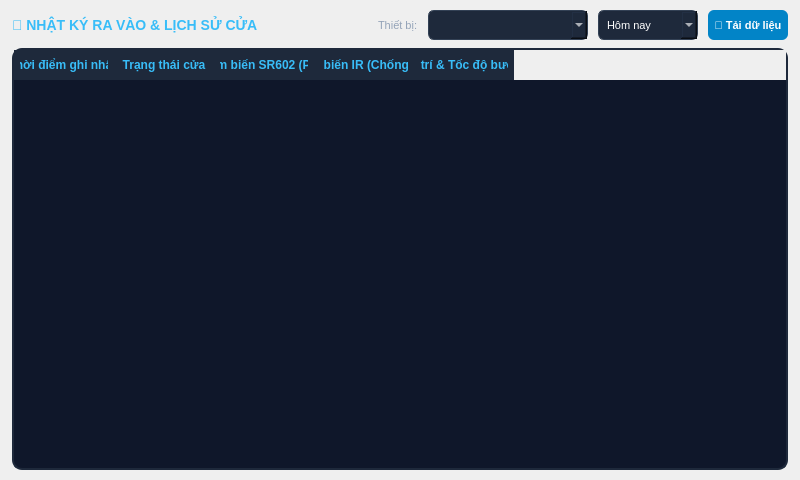
<?xml version="1.0" encoding="UTF-8"?>
<ui version="4.0">
 <class>HistoryPage</class>
 <widget class="QWidget" name="HistoryPage">
  <property name="geometry">
   <rect>
    <x>0</x>
    <y>0</y>
    <width>800</width>
    <height>480</height>
   </rect>
  </property>
  <layout class="QVBoxLayout" name="mainLayout">
   <property name="spacing">
    <number>8</number>
   </property>
   <property name="leftMargin">
    <number>12</number>
   </property>
   <property name="topMargin">
    <number>10</number>
   </property>
   <property name="rightMargin">
    <number>12</number>
   </property>
   <property name="bottomMargin">
    <number>10</number>
   </property>

   <!-- TOP FILTER BAR -->
   <item>
    <layout class="QHBoxLayout" name="filterLayout">
     <property name="spacing">
      <number>10</number>
     </property>

     <item>
      <widget class="QLabel" name="titleLabel">
       <property name="text">
        <string>📜 NHẬT KÝ RA VÀO &amp; LỊCH SỬ CỬA</string>
       </property>
       <property name="styleSheet">
        <string notr="true">color: #38bdf8; font-size: 14px; font-weight: 800;</string>
       </property>
      </widget>
     </item>

     <item>
      <spacer name="spacer1">
       <property name="orientation">
        <enum>Qt::Horizontal</enum>
       </property>
       <property name="sizeHint" stdset="0">
        <size>
         <width>20</width>
         <height>20</height>
        </size>
       </property>
      </spacer>
     </item>

     <item>
      <widget class="QLabel" name="devSelectLabel">
       <property name="text">
        <string>Thiết bị:</string>
       </property>
       <property name="styleSheet">
        <string notr="true">color: #94a3b8; font-size: 11px;</string>
       </property>
      </widget>
     </item>

     <item>
      <widget class="QComboBox" name="deviceComboBox">
       <property name="minimumSize">
        <size>
         <width>160</width>
         <height>30</height>
        </size>
       </property>
       <property name="styleSheet">
        <string notr="true">QComboBox { background-color: #1e293b; color: white; border: 1px solid #334155; border-radius: 6px; padding: 4px 8px; font-size: 11px; }</string>
       </property>
      </widget>
     </item>

     <item>
      <widget class="QComboBox" name="periodComboBox">
       <property name="minimumSize">
        <size>
         <width>100</width>
         <height>30</height>
        </size>
       </property>
       <property name="styleSheet">
        <string notr="true">QComboBox { background-color: #1e293b; color: white; border: 1px solid #334155; border-radius: 6px; padding: 4px 8px; font-size: 11px; }</string>
       </property>
       <item>
        <property name="text">
         <string>Hôm nay</string>
        </property>
       </item>
       <item>
        <property name="text">
         <string>7 ngày qua</string>
        </property>
       </item>
       <item>
        <property name="text">
         <string>30 ngày qua</string>
        </property>
       </item>
      </widget>
     </item>

     <item>
      <widget class="QPushButton" name="refreshBtn">
       <property name="minimumSize">
        <size>
         <width>80</width>
         <height>30</height>
        </size>
       </property>
       <property name="cursor">
        <cursorShape>PointingHandCursor</cursorShape>
       </property>
       <property name="text">
        <string>🔄 Tải dữ liệu</string>
       </property>
       <property name="styleSheet">
        <string notr="true">QPushButton { background-color: #0284c7; color: white; border: none; border-radius: 6px; font-size: 11px; font-weight: 700; } QPushButton:hover { background-color: #0369a1; }</string>
       </property>
      </widget>
     </item>

    </layout>
   </item>

   <!-- HISTORY TABLE -->
   <item>
    <widget class="QTableWidget" name="historyTable">
     <property name="columnCount">
      <number>5</number>
     </property>
     <property name="styleSheet">
      <string notr="true">QTableWidget { background-color: #0f172a; border: 1.5px solid #1e293b; color: #f1f5f9; border-radius: 10px; gridline-color: #1e293b; } QHeaderView::section { background-color: #1e293b; color: #38bdf8; font-weight: 700; padding: 6px; border: none; }</string>
     </property>
     <column>
      <property name="text">
       <string>Thời điểm ghi nhận</string>
      </property>
     </column>
     <column>
      <property name="text">
       <string>Trạng thái cửa</string>
      </property>
     </column>
     <column>
      <property name="text">
       <string>Cảm biến SR602 (PIR)</string>
      </property>
     </column>
     <column>
      <property name="text">
       <string>Cảm biến IR (Chống kẹt)</string>
      </property>
     </column>
     <column>
      <property name="text">
       <string>Vị trí &amp; Tốc độ bước</string>
      </property>
     </column>
    </widget>
   </item>

  </layout>
 </widget>
 <resources/>
 <connections/>
</ui>
